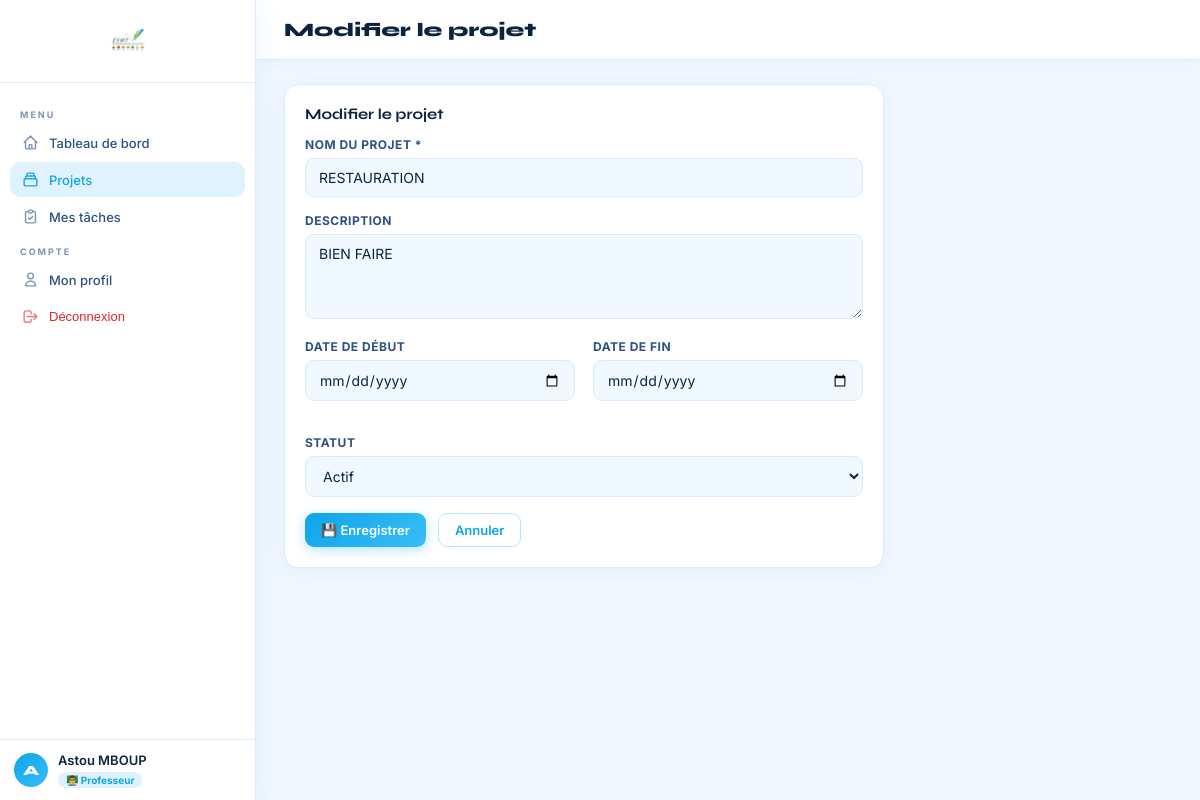
The app's page /projects/3/edit/ (signed in), older data.
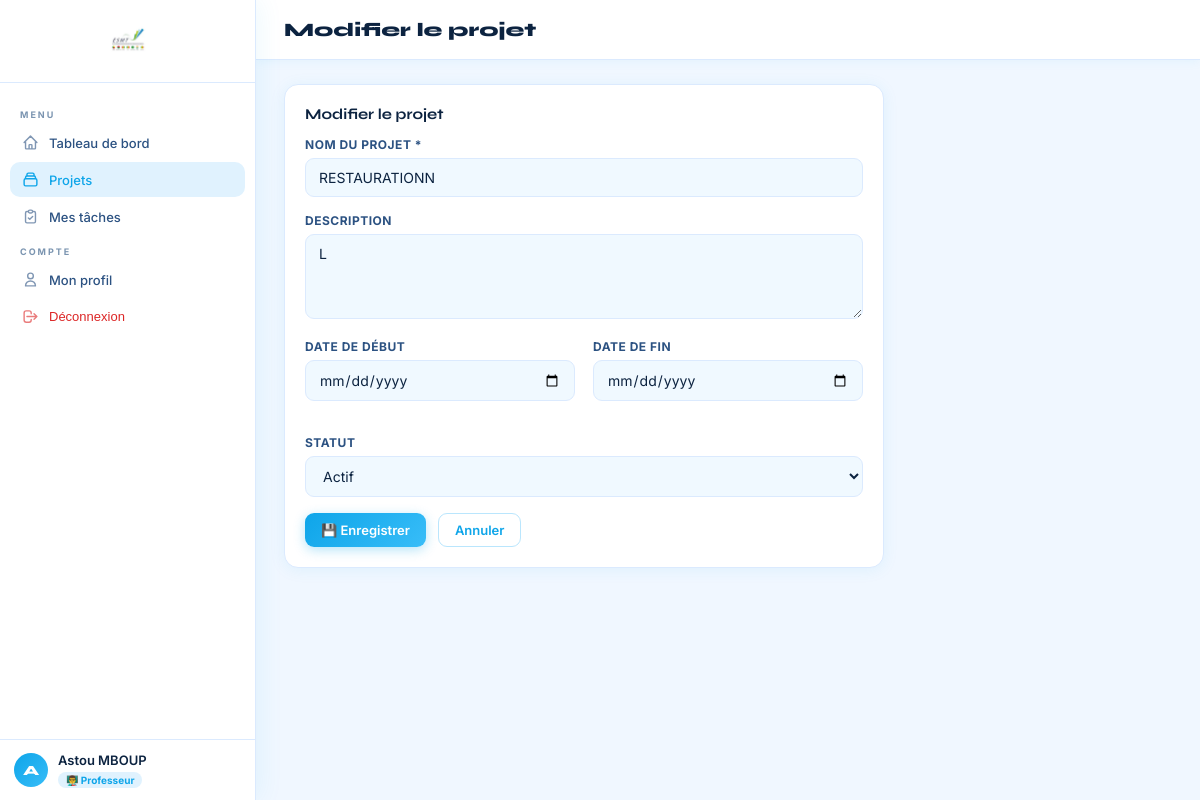
The same page, newer data.
### projects/models.py (models this page shows, shortened)
class Project(models.Model):
    STATUS_CHOICES = [
        ('actif', 'Actif'),
        ('en_pause', 'En pause'),
        ('termine', 'Terminé'),
        ('archive', 'Archivé'),
    ]
    name = models.CharField(max_length=200)
    description = models.TextField(blank=True)
    creator = models.ForeignKey(User, on_delete=models.CASCADE, related_name='created_projects')
    members = models.ManyToManyField(User, related_name='member_projects', blank=True)
    status = models.CharField(max_length=20, choices=STATUS_CHOICES, default='actif')
    start_date = models.DateField(null=True, blank=True)
    end_date = models.DateField(null=True, blank=True)
    created_at = models.DateTimeField(auto_now_add=True)
    updated_at = models.DateTimeField(auto_now=True)
    class Meta:
        ordering = ['-created_at']

### projects/views.py (the view)
# urls.py: path('<int:pk>/edit/', views.project_edit_view, name='project-edit'),
@login_required
def project_edit_view(request, pk):
    project = get_object_or_404(Project, pk=pk, creator=request.user)
    form = ProjectForm(request.POST or None, instance=project)
    if request.method == 'POST' and form.is_valid():
        form.save()
        messages.success(request, "Projet mis à jour.")
        return redirect('project-detail', pk=project.pk)
    return render(request, 'projects/form.html', {'form': form, 'project': project, 'title': 'Modifier le projet'})

### projects/forms.py
class ProjectForm(forms.ModelForm):
    members = forms.ModelMultipleChoiceField(
        queryset=User.objects.all(), required=False,
        widget=forms.CheckboxSelectMultiple, label="Membres"
    )
    class Meta:
        model = Project
        fields = ['name', 'description', 'status', 'start_date', 'end_date', 'members']
        widgets = {
            'start_date': forms.DateInput(attrs={'type': 'date'}),
            'end_date': forms.DateInput(attrs={'type': 'date'}),
            'description': forms.Textarea(attrs={'rows': 3}),
        }

### users/models.py (called while the page is built)
    @property
    def is_professeur(self):
        return self.role == self.ROLE_PROFESSEUR

### templates/projects/form.html (shortened to what this page needs)
{% extends 'base.html' %}
{% block page_title %}{{ title }}{% endblock %}
{% block content %}
<div style="max-width:600px;">
  <div class="card">
    <div class="card-title">{{ title }}</div>
    <form method="post">
      <div class="form-group">
        <label class="form-label">Nom du projet *</label>
        <input type="text" name="name" class="form-control" placeholder="Nom du projet" required value="{{ form.name.value|default:'' }}">
      </div>
      <div class="form-group">
        <label class="form-label">Description</label>
        <textarea name="description" class="form-control" rows="3" placeholder="Décrivez ce projet...">{{ form.description.value|default:'' }}</textarea>
      </div>
      <div class="grid-2">
        <div class="form-group">
          <label class="form-label">Date de début</label>
          <input type="date" name="start_date" class="form-control" value="{{ form.start_date.value|default:'' }}">
        </div>
        <div class="form-group">
          <label class="form-label">Date de fin</label>
          <input type="date" name="end_date" class="form-control" value="{{ form.end_date.value|default:'' }}">
        </div>
      </div>
      <div class="form-group">
        <label class="form-label">Statut</label>
        <select name="status" class="form-control">
          <option value="actif" {% if form.status.value == 'actif' %}selected{% endif %}>Actif</option>
        </select>
      </div>
      <div style="display:flex;gap:12px;margin-top:8px;">
        <button type="submit" class="btn btn-primary">💾 Enregistrer</button>
        <a href="{% url 'project-list' %}" class="btn btn-outline">Annuler</a>
      </div>
    </form>
  </div>
</div>
{% endblock %}

Row changes from the older to the newer data that the page shows:
changed Project "Actif": name "RESTAURATION" → "RESTAURATIONN"; description "BIEN FAIRE" → (not shown)
Text that changed along with them:
form field description: (not shown) → "L"
